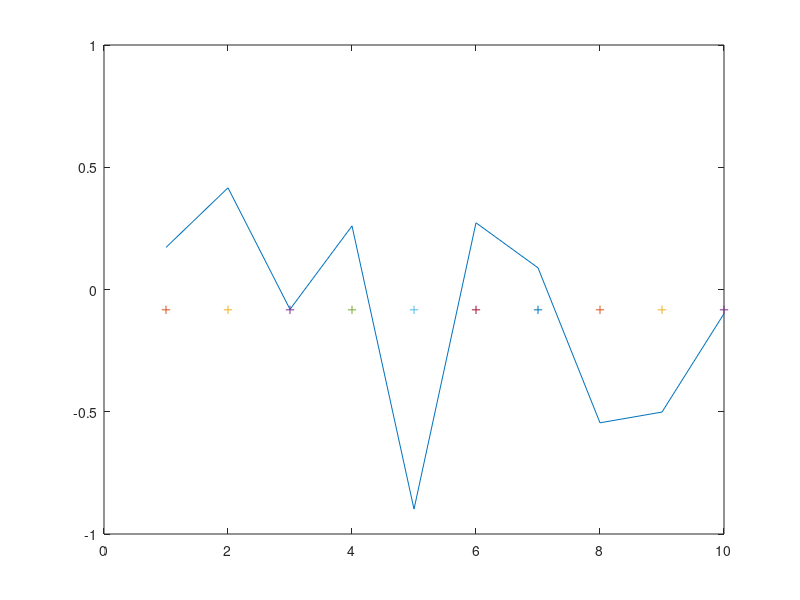

The MATLAB source for this figure:
% clase 4 ej1N = 10;mu = 0;%  varianza de Xv = 0.1;% varianza del ruidovi  = 0.1;n_vector = 1:N;% senialX = sqrt(v)*randn(N,1) + mu;% ruidoW = sqrt(vi)*randn(N,1);% proceso contaminado por ruidoY = X + W;plot(n_vector,Y)YiVi_sum = 0;% suma de Yi/vifor i =1:N    YiVi_sum = YiVi_sum + Y(i)/vi;endfor  Vi_sum = 0;% suma de 1/vifor i =1:N    Vi_sum = Vi_sum + 1/vi;endfor%  estimador de cuadrados minimos linealX_lls = ((mu/v) + YiVi_sum) / (1/v  + Vi_sum)hold onplot(n_vector,X_lls,'o+');hold off